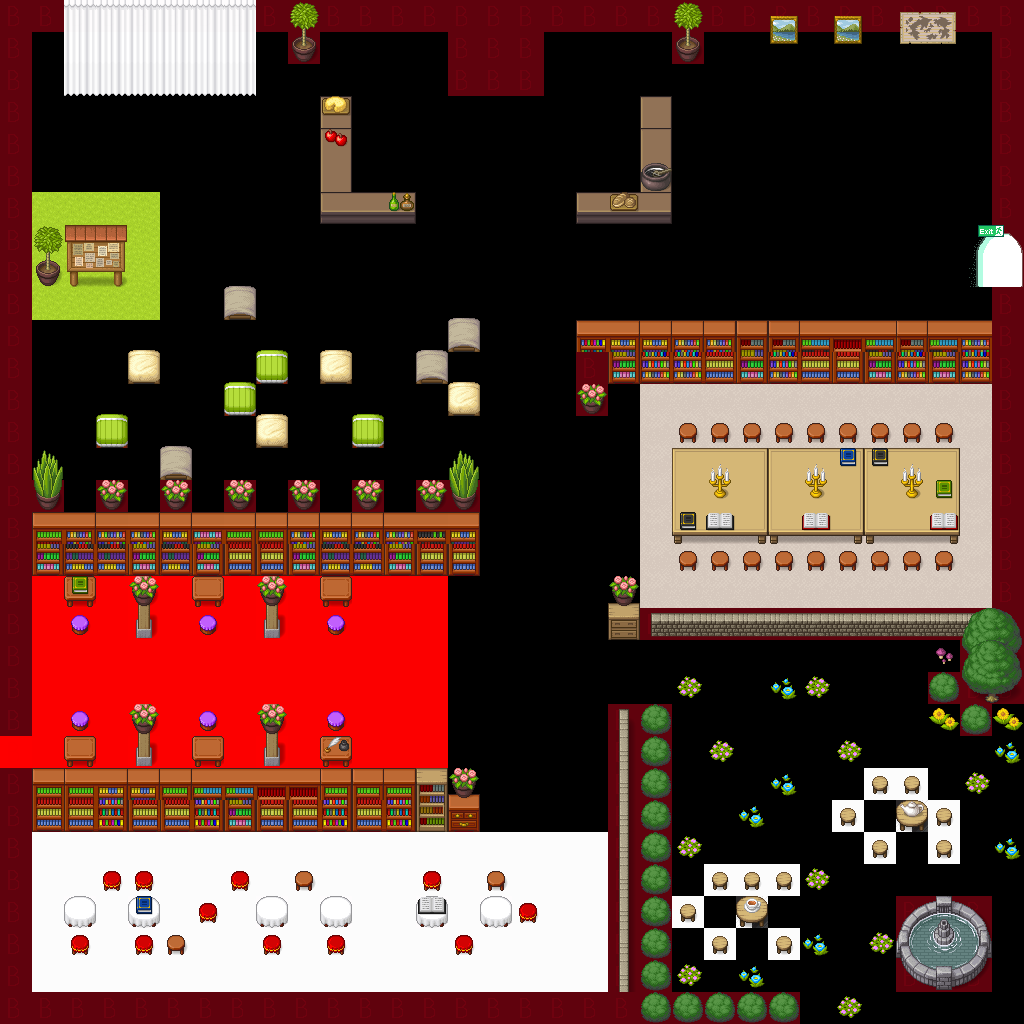

A 2D game scene composited from a Tiled map and its tileset images. What follows is a short description and the map's XML, with each tile layer's data collapsed to a summary:
An orthogonal 32x32 tile map with 32x32 px tiles, 18 tile layers (collides, silent, jitsi-1, jitsi-2, ...), 1 hidden layer not drawn, 3 tilesets.

<map version="1.5" tiledversion="1.7.2" orientation="orthogonal" renderorder="right-down" width="32" height="32" tilewidth="32" tileheight="32" infinite="0" nextlayerid="21" nextobjectid="1">
 <editorsettings>
  <export target="bildungskloenschnack.json" format="json" />
 </editorsettings>
 <properties>
  <property name="mapCopyright" value="CC0" />
  <property name="mapDescription" value="Bildung, Schule und gemütliches Handwerk - herzlich willkommen im Raum von CMSnord, in dem der Bildungsklönschnack stattfindet!" />
  <property name="mapLink" value="https://learningis.possibleincaseofinterest.de/index.php/rc3-2021/" />
  <property name="mapName" value="CMSnord" />
 </properties>
 <tileset firstgid="1" source="../cija_expansion.tsx" />
 <tileset firstgid="1996" source="../worldExit.tsx" />
 <tileset firstgid="2000" source="../block.tsx" />
 <layer id="11" name="collides" width="32" height="32">
  <data>[1024 cells, 271 non-empty, 2 distinct tile ids]</data>
 </layer>
 <layer id="15" name="silent" width="32" height="32">
  <properties>
   <property name="silent" type="bool" value="true" />
  </properties>
  <data>[1024 cells, 92 non-empty, 1 distinct tile ids]</data>
 </layer>
 <layer id="16" name="jitsi-1" width="32" height="32">
  <properties>
   <property name="jitsiRoom" value="kleingruppenraum" />
   <property name="jitsiTrigger" value="onaction" />
   <property name="jitsiTriggerMessage" value="Drücke die Leertaste, um am Jitsi für alle Gruppentische teilzunehmen." />
  </properties>
  <data>[1024 cells, 90 non-empty, 1 distinct tile ids]</data>
 </layer>
 <layer id="17" name="jitsi-2" width="32" height="32">
  <properties>
   <property name="jitsiRoom" value="garteneins" />
  </properties>
  <data>[1024 cells, 6 non-empty, 1 distinct tile ids]</data>
 </layer>
 <layer id="18" name="jitsi-3" width="32" height="32">
  <properties>
   <property name="jitsiRoom" value="gartenzwei" />
  </properties>
  <data>[1024 cells, 6 non-empty, 1 distinct tile ids]</data>
 </layer>
 <layer id="19" name="bbb" width="32" height="32">
  <properties>
   <property name="bbbRoom" value="bbb://cmsnord/workshop" />
  </properties>
  <data>[1024 cells, 77 non-empty, 1 distinct tile ids]</data>
 </layer>
 <layer id="20" name="website_info" width="32" height="32">
  <properties>
   <property name="openWebsite" value="https://learningis.possibleincaseofinterest.de/index.php/rc3-2021/" />
   <property name="openWebsiteTrigger" value="onaction" />
   <property name="openWebsiteTriggerMessage" value="Press SPACE für more information." />
  </properties>
  <data>[1024 cells, 16 non-empty, 1 distinct tile ids]</data>
 </layer>
 <layer id="1" name="Kachelebene 1" width="32" height="32" visible="0">
  <data>[1024 cells, 1023 non-empty, 21 distinct tile ids]</data>
 </layer>
 <layer id="8" name="startLayer" width="32" height="32">
  <data>[1024 cells, 0 non-empty, 0 distinct tile ids]</data>
 </layer>
 <layer id="4" name="regale" width="32" height="32">
  <data>[1024 cells, 27 non-empty, 6 distinct tile ids]</data>
 </layer>
 <layer id="3" name="zaun" width="32" height="32">
  <data>[1024 cells, 37 non-empty, 15 distinct tile ids]</data>
 </layer>
 <layer id="2" name="objekte_block" width="32" height="32">
  <data>[1024 cells, 190 non-empty, 48 distinct tile ids]</data>
 </layer>
 <layer id="10" name="objekte_vorlauf" width="32" height="32">
  <data>[1024 cells, 26 non-empty, 8 distinct tile ids]</data>
 </layer>
 <layer id="5" name="buch" width="32" height="32">
  <data>[1024 cells, 17 non-empty, 8 distinct tile ids]</data>
 </layer>
 <layer id="6" name="kleinzeugs" width="32" height="32">
  <data>[1024 cells, 12 non-empty, 10 distinct tile ids]</data>
 </layer>
 <layer id="13" name="exit" width="32" height="32">
  <properties>
   <property name="exitUrl" value="../main.json#start_cmsnord" />
  </properties>
  <data>[1024 cells, 4 non-empty, 4 distinct tile ids]</data>
 </layer>
 <layer id="14" name="start" width="32" height="32">
  <properties>
   <property name="startLayer" type="bool" value="true" />
  </properties>
  <data>[1024 cells, 12 non-empty, 2 distinct tile ids]</data>
 </layer>
 <objectgroup id="7" name="floorLayer" />
 <layer id="9" name="objekte_durchlauf" width="32" height="32">
  <data>[1024 cells, 49 non-empty, 20 distinct tile ids]</data>
 </layer>
 <layer id="12" name="durchlauf_zwei" width="32" height="32">
  <data>[1024 cells, 2 non-empty, 1 distinct tile ids]</data>
 </layer>
</map>
